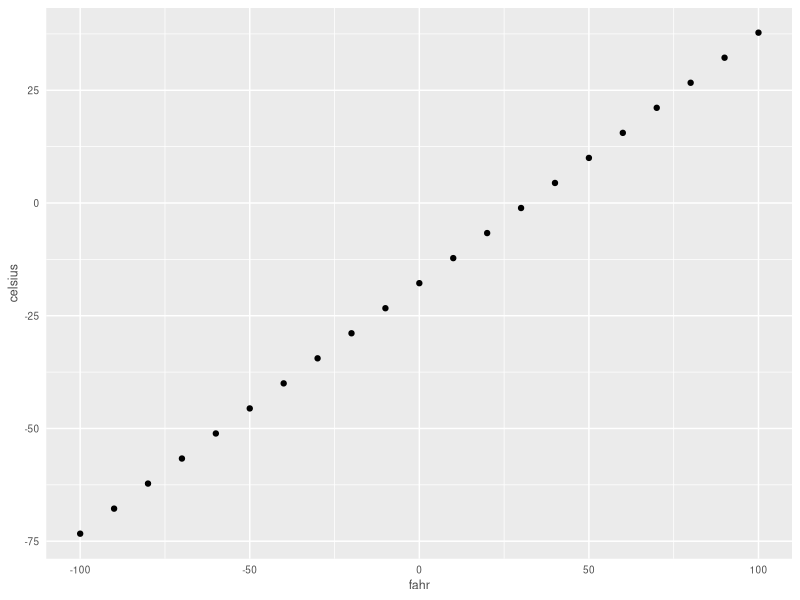
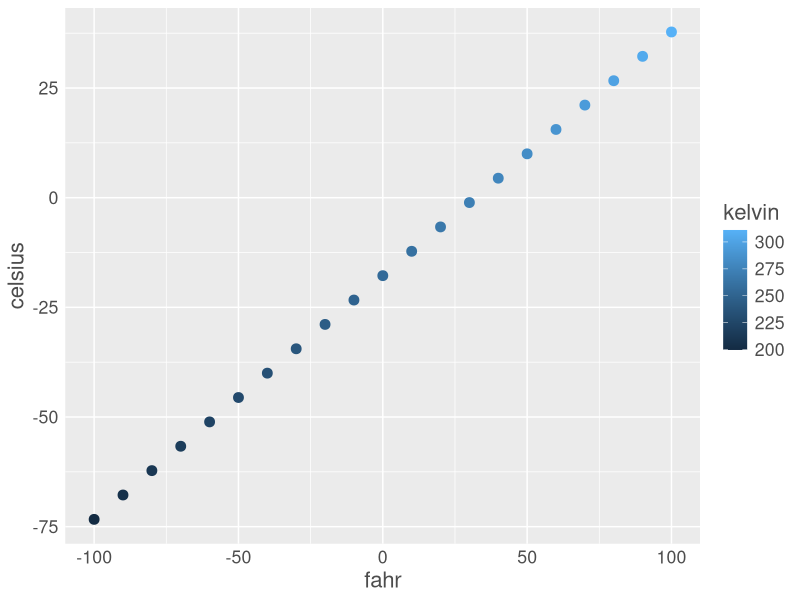

These figures' R source, in order:
## ---- chunk 1
knitr::opts_chunk$set(echo = TRUE)
## ---- chunk 2
airtemps <- c(212, 78.3, 30, 32)
celsius1 <- (airtemps[1]-32)*5/9
celsius2 <- (airtemps[2]-32)*5/9
celsius3 <- (airtemps[3]-32)*5/9
celsius4 <- (airtemps[4]-32)*5/9
## ---- chunk 3
# custom function here
fahr_to_celsius <- function(fahr) {
  celsius <- (fahr-32)*5/9
  return(celsius)
}

# try it out
celsius5 <- fahr_to_celsius(airtemps[1])
celsius5

celsius5 == celsius1
## ---- chunk 4
celsius <- fahr_to_celsius(airtemps)
celsius
## ---- chunk 5
# do the opposite calculation now
celsius_to_fahr <- function(celsius) {
  fahr <- (celsius*9/5) + 32
  return(fahr)
}

fahr <- celsius_to_fahr(celsius)

# check?
fahr == airtemps
## ---- chunk 6
convert_temps <- function(fahr) {
  celsius <- (fahr-32)*5/9
  kelvin <- celsius + 273.15
  return(list(fahr=fahr, celsius=celsius, kelvin=kelvin))
}

temps_df <- data.frame(convert_temps(seq(-100,100,10)))
temps_df
## ---- chunk 7
# create a theme
custom_theme <- function(base_size=9) {
  ggplot2::theme(
    axis.ticks = ggplot2::element_blank(),
    text = ggplot2::element_text(family='Helvetica', color='gray30', size=base_size)
  )
}

# try it out!
library(ggplot2)
ggplot(temps_df, aes(fahr, celsius))+
  geom_point()+
  custom_theme()
## ---- chunk 8
scatterplot <- function(df, point_size=2, font_size=9) {
  ggplot(df, mapping=aes(x=fahr, y=celsius, color=kelvin)) +
    geom_point(size=point_size)+
    custom_theme(font_size)
}

scatterplot(temps_df, point_size=3, font_size=16)
